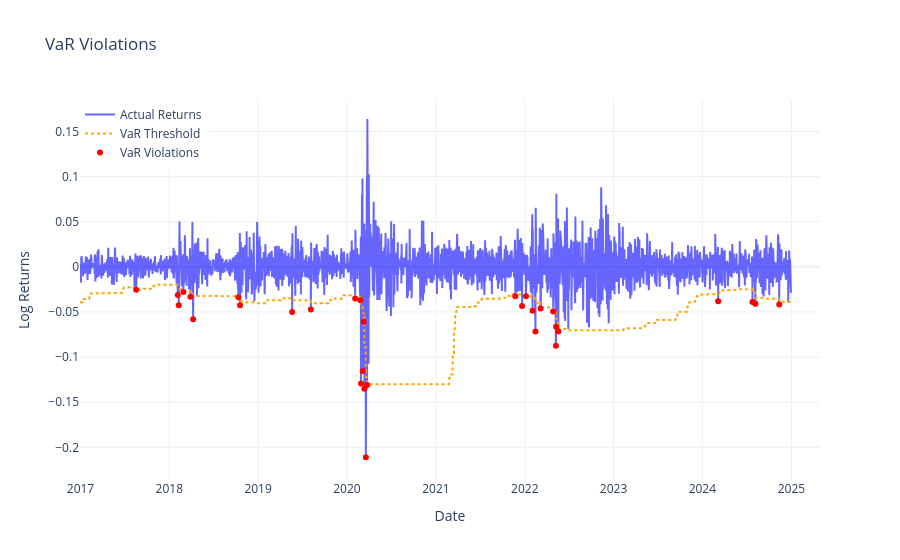

The cell this chart's notebook holds for it:
### Code cell
plots.plot_var_violations(snp_garch_fbm_var, var_col='VaR_99', predicted_col='predicted_log_returns')

### Figure 1 — Plotly figure (JSON) as saved in the notebook; plotly's stock layout.template omitted (floating-point values rounded to 4 significant figures; data arrays with more than 128 entries replaced by an {"elided": "..."} marker saying what was removed)
{"data": [{"line": {"color": "blue"}, "mode": "lines", "name": "Actual Returns", "opacity": 0.6, "type": "scatter", "x": {"elided": "2012 str values"}, "y": {"elided": "2012 float values"}}, {"line": {"color": "orange", "dash": "dot"}, "mode": "lines", "name": "VaR Threshold", "type": "scatter", "x": {"elided": "2012 str values"}, "y": {"elided": "2012 float values"}}, {"marker": {"color": "red", "size": 6, "symbol": "circle"}, "mode": "markers", "name": "VaR Violations", "type": "scatter", "x": ["2017-08-18T00:00:00", "2018-02-05T00:00:00", "2018-02-09T00:00:00", "2018-02-28T00:00:00", "2018-03-29T00:00:00", "2018-04-09T00:00:00", "2018-10-12T00:00:00", "2018-10-19T00:00:00", "2019-05-21T00:00:00", "2019-08-06T00:00:00", "2020-02-04T00:00:00", "2020-02-25T00:00:00", "2020-02-28T00:00:00", "2020-03-06T00:00:00", "2020-03-10T00:00:00", "2020-03-13T00:00:00", "2020-03-19T00:00:00", "2020-03-24T00:00:00", "2021-11-23T00:00:00", "2021-12-21T00:00:00", "2022-01-06T00:00:00", "2022-02-02T00:00:00", "2022-02-14T00:00:00", "2022-03-07T00:00:00", "2022-04-28T00:00:00", "2022-05-09T00:00:00", "2022-05-10T00:00:00", "2022-05-19T00:00:00", "2024-03-06T00:00:00", "2024-07-25T00:00:00", "2024-08-06T00:00:00", "2024-11-12T00:00:00"], "y": [-0.02548, -0.03123, -0.04257, -0.02798, -0.03312, -0.05813, -0.0336, -0.04247, -0.04999, -0.0472, -0.03506, -0.03703, -0.1293, -0.1154, -0.06098, -0.1351, -0.211, -0.1308, -0.03255, -0.04345, -0.03258, -0.04873, -0.07155, -0.04625, -0.04945, -0.08756, -0.06636, -0.07163, -0.03807, -0.03899, -0.0409, -0.04169]}], "layout": {"hovermode": "x unified", "legend": {"x": 0, "y": 1}, "title": {"text": "VaR Violations"}, "xaxis": {"title": {"text": "Date"}}, "yaxis": {"title": {"text": "Log Returns"}}}}
